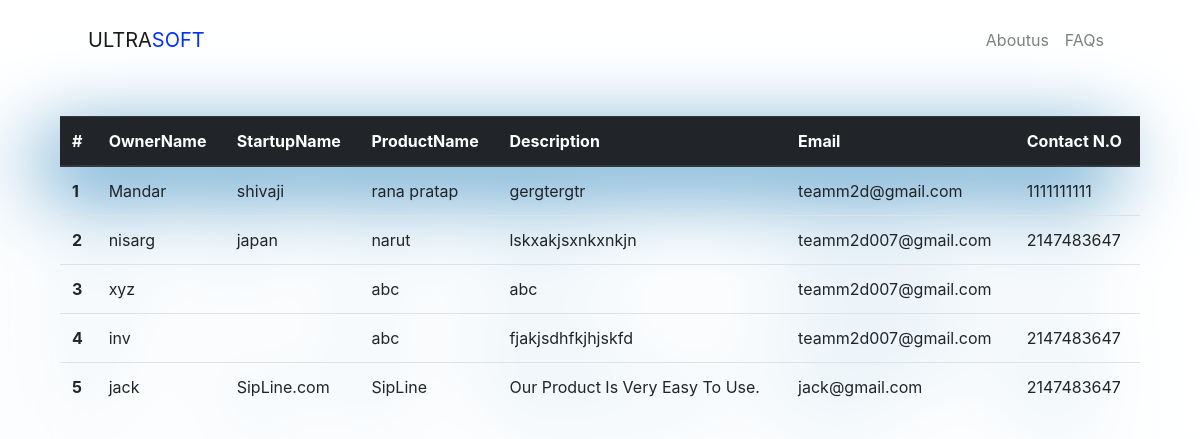
Page /table.php on the committed database.
### tables this page shows
CREATE TABLE `promoter` (
  `id` int(11) NOT NULL,
  `ownername` varchar(100) NOT NULL,
  `productname` varchar(100) DEFAULT NULL,
  `startupname` varchar(100) DEFAULT NULL,
  `amount` int(11) DEFAULT NULL,
  `equity` int(11) DEFAULT NULL,
  `email` varchar(100) NOT NULL,
  `password` varchar(255) NOT NULL,
  `mno` int(10) DEFAULT NULL,
  `desc` varchar(255) DEFAULT NULL,
  `gender` tinyint(1) DEFAULT NULL,
  `education` varchar(50) DEFAULT NULL,
  `designation` varchar(50) DEFAULT NULL
);

### table.php (the view, shortened to what this page needs)
<?php
include "dbconnect.php";
$check = "SELECT * FROM promoter";
$result = mysqli_query($conn, $check);
$sinfo=mysqli_fetch_all($result,MYSQLI_ASSOC);
?>
<!DOCTYPE html>
<html>
    <head>
        <link rel="stylesheet" href="https://cdn.jsdelivr.net/npm/bootstrap@4.1.3/dist/css/bootstrap.min.css">
    </head>
    <body>
      <div class="con">
    <nav class="navbar navbar-expand-lg navbar-light">
        <a class="navbar-brand" href="home.php"><span>ULTRA</span><span id="quad">SOFT</span></a>
      <div class="collapse navbar-collapse" id="navbarSupportedContent">
        <ul class="navbar-nav ml-auto">
            <li class="nav-item">
                <a class="nav-link hover-effect" href="websquad/aboutus.php">Aboutus</a>
            </li>
            <li class="nav-item">
                <a class="nav-link hover-effect" href="websquad/faq.php">FAQs</a>
            </li>
        </ul>
     </div>
    </nav>
  </div>
      <div class="container-fluid">
        <table class="table">
            <thead class="thead-dark">
              <tr>
                <th scope="col">#</th>
                <th scope="col">OwnerName</th>
                <th scope="col">StartupName</th>
                <th scope="col">ProductName</th>
                <th scope="col">Description</th>
                <th scope="col">Email</th>
                <th scope="col">Contact N.O</th>
              </tr>
            </thead>
            <tbody>
              <?php $i=1;
              foreach($sinfo as $info){
                if($info['productname'] !=NULL){
                ?>
              <tr>
                <th scope="row"><?php echo $i?></th>
                <td><?php echo(htmlspecialchars($info['ownername'])) ?></td>
                <td><?php echo(htmlspecialchars($info['startupname'])) ?></td>
                <td><?php echo(htmlspecialchars($info['productname'])) ?></td>
                <td><?php echo(htmlspecialchars($info['desc'])) ?></td>
                <td><?php echo(htmlspecialchars($info['email'])) ?></td>
                <td><?php echo(htmlspecialchars($info['mno'])) ?></td>
              </tr>
              <?php $i+=1;
              }
              else
              continue;
            }?>
            </tbody>
          </table>
          </div>
    </body>
</html>

### table.php (style rules this page uses)
.container-fluid { padding:3% 5%; filter: drop-shadow(-20px 20px 40px #398cc0); box-shadow: -10px 10px 10px rgba(0,0,0,0.15); }
#quad { color:#0030ff; }
.con { padding:1% 6%; }

### rows in the picture
promoter: ownername "Mandar", startupname "shivaji", productname "rana pratap", desc "gergtergtr", email "teamm2d@gmail.com", mno "1111111111"
promoter: ownername "nisarg", startupname "japan", productname "narut", desc "lskxakjsxnkxnkjn", email "teamm2d007@gmail.com", mno "2147483647"
promoter: ownername "xyz", productname "abc", desc "abc", email "teamm2d007@gmail.com"
promoter: ownername "inv", productname "abc", desc "fjakjsdhfkjhjskfd", email "teamm2d007@gmail.com", mno "2147483647"
promoter: ownername "jack", startupname "SipLine.com", productname "SipLine", desc "Our Product Is Very Easy To Use.", email "jack@gmail.com", mno "2147483647"
